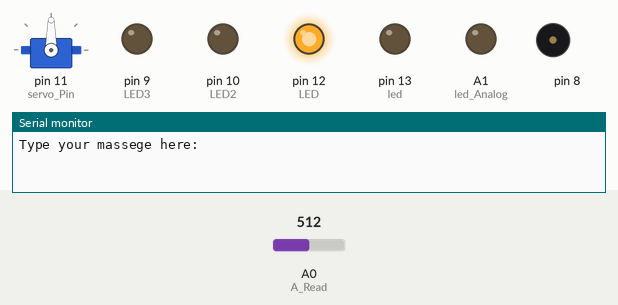
Simulated run of this sketch. Board: Arduino Uno, built with avr-gcc and run on an emulated ATmega328P. Parts: servo, output pins drawn as LEDs (lit = HIGH), buzzer (waves = sounding), the last lines printed to the serial monitor. Inputs (shaded band) come from the test bench; at power-on: A0 (A_Read) = 512.

Above: at 17.82 s.
18.1 s: A0 (A_Read) set to 22
22.8 s: A0 (A_Read) set to 18
At 23.9 s:
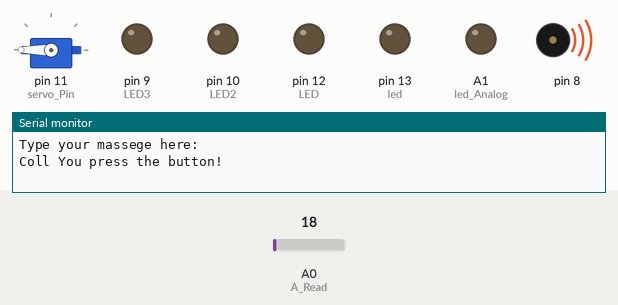
26.3 s: A0 (A_Read) set to 122
At 33.5 s:
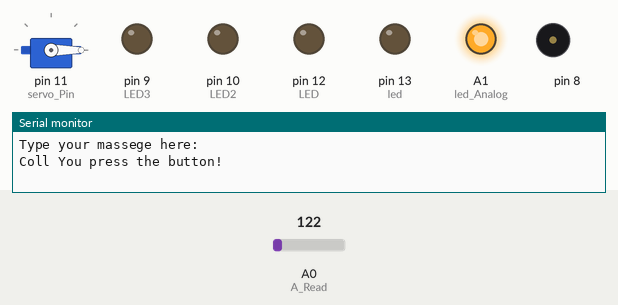
44.9 s: A0 (A_Read) set to 10
At 46.2 s:
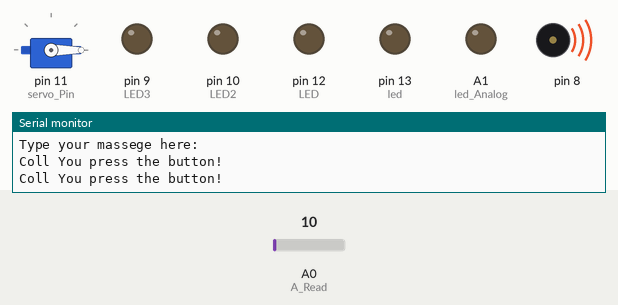
Timing chart, 0 to 49.5 s (numbered marks = the images above; inputs shaded):
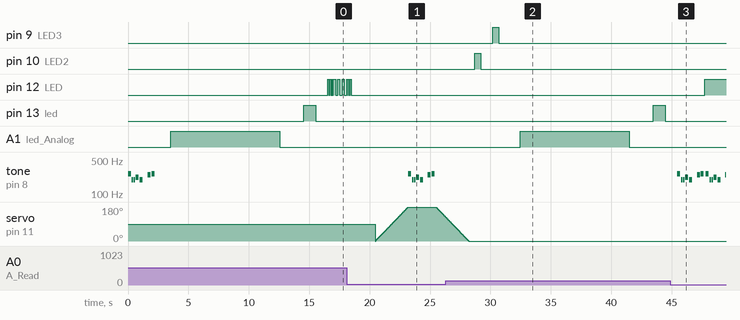

Measured:
- the behaviour switches between 21 and 20 on A0 (A_Read) (found by bisection; images 0 and 1)
- after the input at 22.8 s, tone on pin 8: plays 262 Hz for 0.25 s, 196 Hz for 0.13 s, 196 Hz for 0.13 s, 220 Hz for 0.25 s, 196 Hz for 0.25 s, 247 Hz for 0.25 s … (7 notes in this stretch), starting after 0.40 s
- after the input at 26.3 s, pin 13 (led): LOW → HIGH after 17.2 s, → LOW 1.0 s later; A1 (led_Analog): LOW → HIGH after 6.2 s, → LOW 9.0 s later; tone on pin 8: stops changing and stays silent
- after the input at 44.9 s, tone on pin 8: plays 262 Hz for 0.25 s, 196 Hz for 0.13 s, 196 Hz for 0.13 s, 220 Hz for 0.25 s, 196 Hz for 0.25 s, 247 Hz for 0.25 s … (13 notes in this stretch), starting after 0.58 s; servo on pin 11 (servo_Pin): stays 0° (without the input it goes to 1° after 4.5 s)

The sketch:

SOS_In_Morze_Code_on_Pin_13.ino
```cpp
/*
   Roman Yushchyk
   200368308
   UofR CS207

*/
#include <Servo.h>
#include "Morze.h"
#include "pitches.h"
#include "Play.h"
#include "Button.h"
// Assignment
int led = 13;
int led_Analog = A1;
int servo_Pin = 11;
int A_Read = A0;
int LED2 = 10;
int LED = 12;
int LED3 = 9;
int pos;
int time_Unit = 1000; // 1 Second
Servo myservo;

void setup() {
  Serial.begin(9600);
  Serial.println("Type your massege here: ");
  Play();
  myservo.attach(servo_Pin);
  pinMode(led_Analog, OUTPUT);
  pinMode(led, OUTPUT);
  pinMode(LED, OUTPUT);
  pinMode(LED2, OUTPUT);
  pinMode(LED3, OUTPUT);
}


void loop() {
  input();
  for (int Volts = 0; Volts <= 1023; Volts++) {
    analogWrite(led_Analog, Volts);
    delay(time_Unit / 100);
  }
  analogWrite(led_Analog, 0);
  delay(2 * time_Unit);
  // LED Pin #13
  digitalWrite(led, HIGH);   // turn the LED on (HIGH is the voltage level)
  delay(time_Unit);                       // wait for a second
  button(A_Read);
  digitalWrite(led, LOW);// turn the LED off by making the voltage LOW
  delay(time_Unit);
  button(A_Read);

  // LED Pin #12;
  // 3 Short
  digitalWrite(LED, HIGH);   // turn the LED on (HIGH is the voltage level)
  delay(75);                       // wait for a second
  button(A_Read);
  digitalWrite(LED, LOW);// turn the LED off by making the voltage LOW
  delay(75);
  button(A_Read);
  digitalWrite(LED, HIGH);
  delay(75);
  button(A_Read);
  digitalWrite(LED, LOW);
  delay(75);
  button(A_Read);
  digitalWrite(LED, HIGH);
  delay(75);
  button(A_Read);
  digitalWrite(LED, LOW);
  delay(75);
  button(A_Read);
  // 3 Long
  digitalWrite(LED, HIGH);
  delay(183);
  button(A_Read);
  digitalWrite(LED, LOW);
  delay(183);
  button(A_Read);
  digitalWrite(LED, HIGH);
  delay(183);
  button(A_Read);
  digitalWrite(LED, LOW);
  delay(183);
  button(A_Read);
  digitalWrite(LED, HIGH);
  delay(183);
  button(A_Read);
  digitalWrite(LED, LOW);
  delay(183);
  button(A_Read);
  // 3 Short
  digitalWrite(LED, HIGH);
  delay(75);
  button(A_Read);
  digitalWrite(LED, LOW);
  delay(75);
  button(A_Read);
  digitalWrite(LED, HIGH);
  delay(75);
  button(A_Read);
  digitalWrite(LED, LOW);
  delay(75);
  button(A_Read);
  digitalWrite(LED, HIGH);
  delay(75);
  button(A_Read);
  digitalWrite(LED, LOW);
  // Cycle Delay
  button(A_Read);
  delay(2000);
  button(A_Read);
  //Servo
  for (int pos = 0; pos <= 180; pos += 1) { // goes from 0 degrees to 180 degrees
    // in steps of 1 degree
    myservo.write(pos);              // tell servo to go to position in variable 'pos'
    delay(15);                       // waits 15ms for the servo to reach the position
  }
  button(A_Read);
  for (int pos = 180; pos >= 0; pos -= 1) { // goes from 180 degrees to 0 degrees
    myservo.write(pos);              // tell servo to go to position in variable 'pos'
    delay(15);                       // waits 15ms for the servo to reach the position
  }
  button(A_Read);
  digitalWrite(LED2, LOW);
  delay (500);
  button(A_Read);
  digitalWrite(LED2, HIGH);
  delay(500);
  button(A_Read);
  digitalWrite(LED2, LOW);
  delay(500);
  button(A_Read);

  digitalWrite(LED3, LOW);
  delay (500);
  button(A_Read);
  digitalWrite(LED3, HIGH);
  delay(500);
  button(A_Read);
  digitalWrite(LED3, LOW);
  delay(500);
  button(A_Read);
}
```

Button.h
```cpp
int value_Read;

void button(int A_Read) {

int value_Read = analogRead(A_Read);
  if (value_Read <= 20) {
    Serial.println("Coll You press the button!");
    Play();
  }
}
```

Morze.h
```cpp
void input(){
  String SMS;
  SMS = Serial.read();
  if(Serial.available() > 0){
  Serial.println(SMS);
  exit;
  }
}
```

Play.h
```cpp
 void Play(){
  // notes in the melody:
  int thisNote;
    int melody[] = {
      NOTE_C4, NOTE_G3, NOTE_G3, NOTE_A3, NOTE_G3, 0, NOTE_B3, NOTE_C4
    };

    // note durations: 4 = quarter note, 8 = eighth note, etc.:
    int noteDurations[] = {
      4, 8, 8, 4, 4, 4, 4, 4
    };
  for (int thisNote = 0; thisNote < 8; thisNote++) {

    // to calculate the note duration, take one second divided by the note type.
    //e.g. quarter note = 1000 / 4, eighth note = 1000/8, etc.
    int noteDuration = 1000 / noteDurations[thisNote];
    tone(8, melody[thisNote], noteDuration);

    // to distinguish the notes, set a minimum time between them.
    // the note's duration + 30% seems to work well:
    int pauseBetweenNotes = noteDuration * 1.30;
    delay(pauseBetweenNotes);
    // stop the tone playing:
    noTone(8);
  }
 }
```

pitches.h
```cpp
/*************************************************
 * Public Constants
 *************************************************/

#define NOTE_B0  31
#define NOTE_C1  33
#define NOTE_CS1 35
#define NOTE_D1  37
#define NOTE_DS1 39
#define NOTE_E1  41
#define NOTE_F1  44
#define NOTE_FS1 46
#define NOTE_G1  49
#define NOTE_GS1 52
#define NOTE_A1  55
#define NOTE_AS1 58
#define NOTE_B1  62
#define NOTE_C2  65
#define NOTE_CS2 69
#define NOTE_D2  73
#define NOTE_DS2 78
#define NOTE_E2  82
#define NOTE_F2  87
#define NOTE_FS2 93
#define NOTE_G2  98
#define NOTE_GS2 104
#define NOTE_A2  110
#define NOTE_AS2 117
#define NOTE_B2  123
#define NOTE_C3  131
#define NOTE_CS3 139
#define NOTE_D3  147
#define NOTE_DS3 156
#define NOTE_E3  165
#define NOTE_F3  175
#define NOTE_FS3 185
#define NOTE_G3  196
#define NOTE_GS3 208
#define NOTE_A3  220
#define NOTE_AS3 233
#define NOTE_B3  247
#define NOTE_C4  262
#define NOTE_CS4 277
#define NOTE_D4  294
#define NOTE_DS4 311
#define NOTE_E4  330
#define NOTE_F4  349
#define NOTE_FS4 370
#define NOTE_G4  392
#define NOTE_GS4 415
#define NOTE_A4  440
#define NOTE_AS4 466
#define NOTE_B4  494
#define NOTE_C5  523
#define NOTE_CS5 554
#define NOTE_D5  587
#define NOTE_DS5 622
#define NOTE_E5  659
#define NOTE_F5  698
#define NOTE_FS5 740
#define NOTE_G5  784
#define NOTE_GS5 831
#define NOTE_A5  880
#define NOTE_AS5 932
#define NOTE_B5  988
#define NOTE_C6  1047
#define NOTE_CS6 1109
#define NOTE_D6  1175
#define NOTE_DS6 1245
#define NOTE_E6  1319
#define NOTE_F6  1397
#define NOTE_FS6 1480
#define NOTE_G6  1568
#define NOTE_GS6 1661
#define NOTE_A6  1760
#define NOTE_AS6 1865
#define NOTE_B6  1976
#define NOTE_C7  2093
#define NOTE_CS7 2217
#define NOTE_D7  2349
#define NOTE_DS7 2489
#define NOTE_E7  2637
#define NOTE_F7  2794
#define NOTE_FS7 2960
#define NOTE_G7  3136
#define NOTE_GS7 3322
#define NOTE_A7  3520
#define NOTE_AS7 3729
#define NOTE_B7  3951
#define NOTE_C8  4186
#define NOTE_CS8 4435
#define NOTE_D8  4699
#define NOTE_DS8 4978
```
